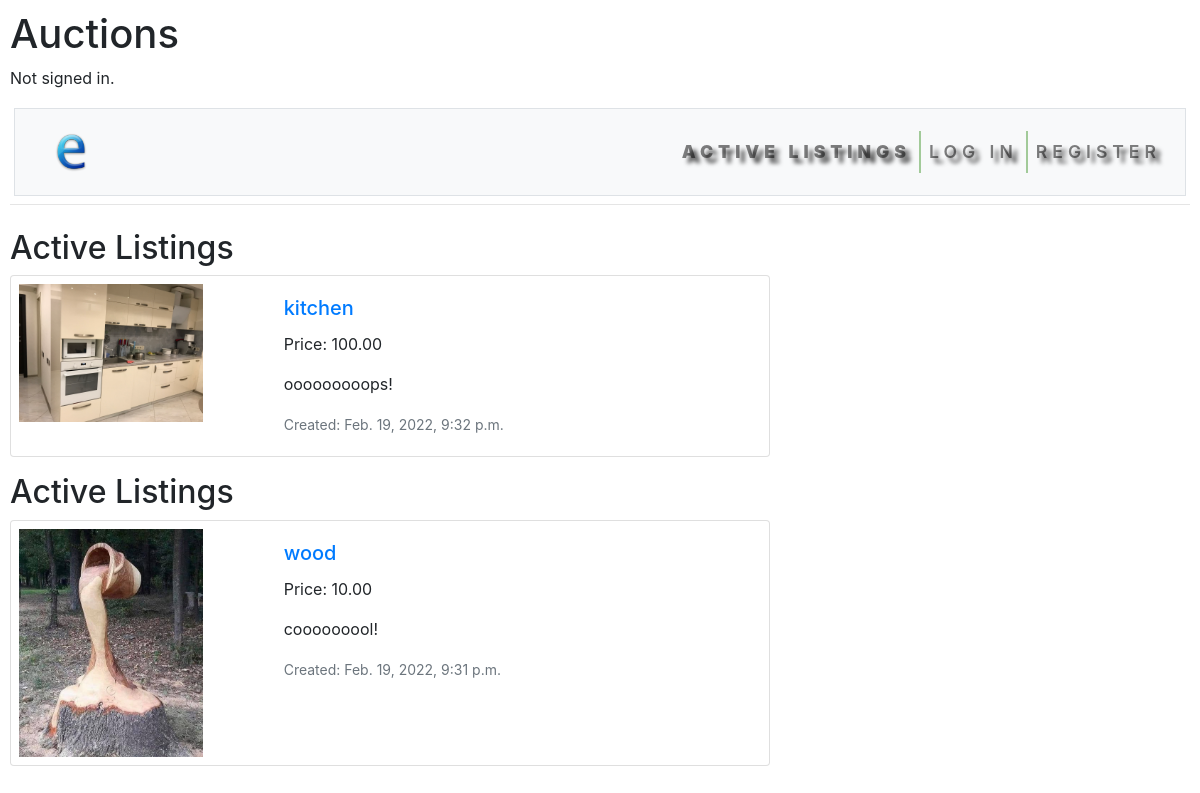
The page / on the database its author committed.
### auctions/models.py (models this page shows, shortened)
class Listing(models.Model):
    STATUS = (
        ('0', 'Active'),
        ('1', 'Sold'),
    )
    CATEGORIES = (
            ('0', 'No Category'),
            ('1', 'Arts'),
            ('2', 'Books'),
            ('3', 'DVDs'),
            ('4', 'Electronics'),
            ('5', 'Fashion'),
            ('6', 'Health'),
            ('7', 'Home'),
            ('8', 'Music'),
            ('9', "Toys"),
            ('10', "Video Games")
        )
    user = models.ForeignKey(User, on_delete=models.CASCADE, null=False, related_name='listings')
    image = models.FileField( upload_to='images/', blank=True, default="")
    title = models.CharField(max_length=60, blank=False)
    description = models.CharField(max_length=540, blank=False)
    start_price = models.DecimalField(max_digits=10, decimal_places=2, blank=False, validators=[MinValueValidator(0)])
    time_create = models.DateTimeField(auto_now_add=True)
    watchers = models.ManyToManyField(User, blank=True, related_name="watchlist")
    active = models.CharField(
                                    ('STATUS'),
                                    max_length=30,
                                    choices=STATUS,
                                    default=STATUS[0][0]
                                    )
    category = models.CharField(
                            ('Categories'),
                            max_length=30,
                            choices=CATEGORIES,
                            default=CATEGORIES[0][0]
                            )
    def get_price(self):
        price = self.bids.order_by('-amount').first()
        if price is None:
            price = self.start_price
        else:
            price = price.amount
        return price

### auctions/views.py (the view)
# urls.py: path("", views.index, name="index"),
def index(request):
    listings = Listing.objects.filter(active='0').order_by('-id')
    stopped = Listing.objects.filter(active='1').order_by('id')
    context = {
        'listings': listings,
        'stopped': stopped,
    }
    return render(request, "auctions/index.html", context)

### auctions/templates/auctions/index.html (shortened to what this page needs)
{% extends "auctions/layout.html" %}
{% block content %}
    <div class="mt-4">
      {% for item in listings %}
      <h2>Active Listings</h2>
        <div class="card mb-3" style="max-width: 760px;">
          <div class="row no-gutters">
            {% if item.image != "" %}
              <div class="col-md-4">
                <img src="{{ item.image.url }}" alt="image" style="width: 200px; height: auto; padding: 0.5em">
              </div>
            {% endif %}
            <div class="col-md-8">
              <div class="card-body">
                <h5 class="card-title"><a href="{% url 'listing' item.pk %}">{{ item.title }}</a></h5>
                <p class="card-text">Price: {{ item.get_price }}</p>
                <p class="card-text">{{ item.description }}</p>
                <p class="card-text"><small class="text-muted">Created: {{ item.time_create }}</small></p>
              </div>
            </div>
          </div>
        </div>
      {% endfor %}
    </div>
{% endblock %}

### auctions/static/auctions/styles.css (style rules this page uses)
body { padding: 10px; }

### rows shown on the page
Listing: image (picture), title "kitchen", get_price "100.00", description "ooooooooops!", time_create "Feb. 19, 2022, 9:32 p.m."
Listing: image (picture), title "wood", get_price "10.00", description "cooooooool!", time_create "Feb. 19, 2022, 9:31 p.m."
